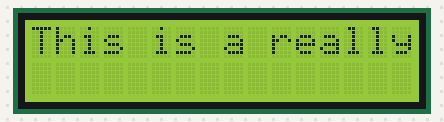
Bench run of a program on a simulated Raspberry Pi Pico running MicroPython. Shown: 16×2 character LCD. Library files of the repository ran but are not shown: lcd_api.py, pico_i2c_lcd.py; what the program prints to the serial console is not drawn.

Above: at 0.1 s.
At 4.4 s:
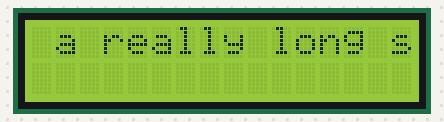
At 9.3 s:
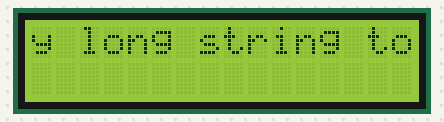
At 19.2 s:
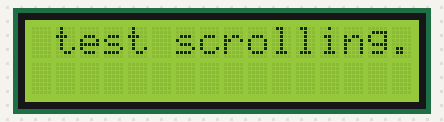
At 29.0 s:
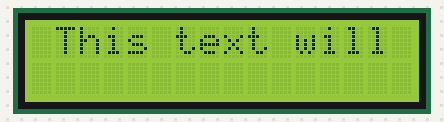
At 38.9 s:
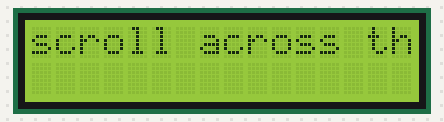

Measured:
- what the display in image 0 shows lasts 0.6 s, from 0.1 s to 0.7 s

The program:

sample_code.py
```python
import time
import machine
from machine import I2C
from lcd_api import LcdApi
from pico_i2c_lcd import I2cLcd


# 16 x 2 LCD I2C Sample Code
# Library from https://github.com/T-622/RPI-PICO-I2C-LCD

# See library GitHub repository for full list of functions and their use

I2C_ADDR     = 0x27
I2C_NUM_ROWS = 2
I2C_NUM_COLS = 16

print("Running sample code...")

sda = machine.Pin(26)
scl = machine.Pin(27) # NOTE: It is important you change this to match the SDA and SCL pins you are using.
i2c_controller = 1    # Also change this to match the controller you are using (Listed on the Raspberry Pi Pico W Pinout as "I2C0" or "I2C1")
                      # You will need to wire the LCD to your Pi Pico, ensuring that each pin goes to the correct header. The pinout should be written on the LCDs PCB.
                      # You can use either 5V power via VBUS or 3.3V power via either VSYS or 3V(OUT).

i2c = I2C(i2c_controller, sda=sda, scl=scl, freq=400000)
lcd = I2cLcd(i2c, I2C_ADDR, I2C_NUM_ROWS, I2C_NUM_COLS)

testString = "This is a really long string to test scrolling. This text will scroll across the screen!"

while True:
    for i in range(len(testString) - 15):
        lcd.putstr(testString[i:i+16])
        time.sleep(0.6)
        lcd.move_to(0,0)
```
